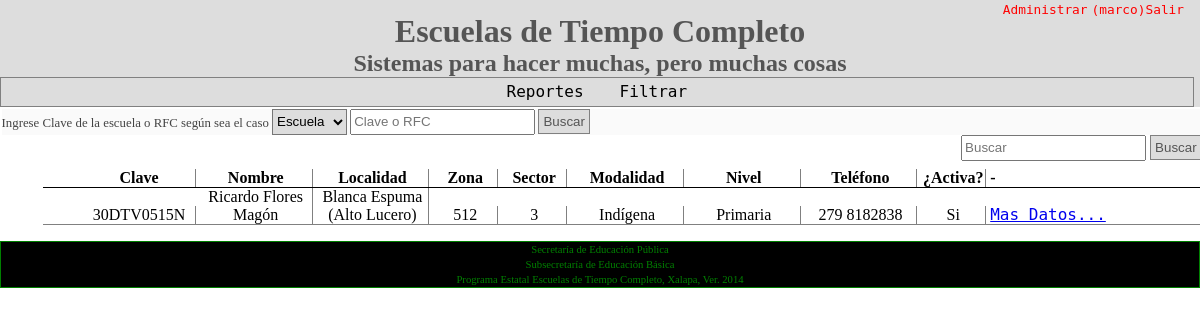
Screenshot of /escuelas/30DTV0515N/ (signed in) with the database file from the repository.
### escuelas/models.py (models this page shows, shortened)
class Escuela(models.Model):
    clave = models.CharField(max_length=15, unique=True)
    nombre = models.CharField(max_length=100)
    municipio = models.ForeignKey(Municipio)
    localidad = models.ForeignKey(Localidad)
    zona = models.PositiveIntegerField()
    sector = models.PositiveIntegerField()
    modalidad = models.ForeignKey(Modalidad)
    nivel = models.ForeignKey(Nivel)
    email = models.EmailField(max_length=255)
    telefono = models.CharField(max_length=25)
    calle = models.CharField(max_length=255)
    numero = models.CharField(max_length=30)
    colonia = models.CharField(max_length=255)
    cod_postal = models.PositiveIntegerField()
    afiliada = models.BooleanField(default=False)
    objects = EscuelaQuerySet.as_manager()
    def esta_afiliada(self):
        if self.afiliada:
            return "Si"
        else:
            return "No"

### lugares/models.py (models this page shows, shortened)
class Localidad(models.Model):
    localidad = models.CharField(max_length=255)
    municipio = models.ForeignKey(Municipio)
    def __unicode__(self):
        return "%s (%s)" % (self.localidad, self.municipio.municipio)

class Municipio(models.Model):
    municipio = models.CharField(max_length=255)

### caracteristicas/models.py (models this page shows)
class Modalidad(models.Model):
    modalidad = models.CharField(max_length=50)
    def __unicode__(self):
        return self.modalidad

class Nivel(models.Model):
    nivel = models.CharField(max_length=50)
    def __unicode__(self):
        return self.nivel

### escuelas/views.py (the view)
# urls.py: url(r'^escuelas/(?P<clave>[\w]+)/$', EscuelasView.as_view(), name="escuelas"),
class EscuelasView(generic.ListView):
    model = Escuela
    template_name = "escuelas/escuela_list.html"
    def get_queryset(self):
        if self.kwargs.get("clave"):
            queryset = self.model.objects.filter(clave=self.kwargs['clave'])
        else:
            queryset = super(EscuelasView, self).get_queryset()
        return queryset

### escuelas/templates/escuelas/escuela_list.html
{% extends "base.html" %}
{% block content %}
<ul class="lista-escuela">
<li class="fila">
    <ul class="encabezado">
        <li class="item-esc">Clave</li>
        <li class="item-esc">Nombre</li>
        <li class="item-esc">Localidad</li>
        <li class="peque">Zona</li>
        <li class="peque">Sector</li>
        <li class="item-esc">Modalidad</li>
        <li class="item-esc">Nivel</li>
        <li class="item-esc">Teléfono</li>
        <li class="peque">¿Activa?</li>
        <li>-</li>
    </ul>
</li>
{% for escuela in object_list %}
<li class="fila">
    <ul class="resultado">
        <li class="item-esc">
            {{escuela.clave}}
        </li>
        <li class="item-esc">
            {{escuela.nombre}}
        </li>
        <li class="item-esc">
            {{escuela.localidad}}
        </li>
        <li class="peque">
            {{escuela.zona}}
        </li>
        <li class="peque">
            {{escuela.sector}}
        </li>
        <li class="item-esc">
            {{escuela.modalidad}}
        </li>
        <li class="item-esc">
            {{escuela.nivel}}
        </li>
        <li class="item-esc">{{escuela.telefono}}</li>
        <li class="peque">{{escuela.esta_afiliada}}
        </li>
        <li>
            <a href="{% url 'detalle-escuela' escuela.clave escuela.id %}">Mas Datos...</a>
        </li>
    </ul>
</li>
{% empty %}
No existe esta escuela o no se ha dado de alta
{% endfor %}
</ul>
{% endblock content %}

### templates/base.html (shortened to what this page needs)
<!DOCTYPE html>
<html lang="en">
<head>
    {% load static from staticfiles %}
    <link rel="stylesheet" href="{% static 'css/estilos.css' %}">
</head>
<body>
<header>
    <h1>
        Escuelas de Tiempo Completo
    </h1>
    <h2>
        Sistemas para hacer muchas, pero muchas cosas
    </h2>
    <nav>
        {% if user.is_authenticated %}
        <ul class="menu-2">
            <li><a href="/admin/">Administrar</a></li>
            <li><a href="{% url 'salir' %}">({{user}})Salir</a></li>
        </ul>
            <ul class="menu">
                <li class="item"><a href="">Reportes</a></li>
                <li class="item"><a href="">Filtrar</a></li>
            </ul>
        {% endif%}
    </nav>
</header>
<div class="content">
{% if user.is_authenticated %}
<div class="forms">
<form action="{% url 'consulta' %}" class="form-consulta">
    Ingrese Clave de la escuela o RFC según sea el caso
    <select name="tipo-busqueda" class="select-consulta">
        <option value="escuela">Escuela</option>
    </select>
    <input type="text" name="consulta" class="campos-busqueda" placeholder="Clave o RFC">
    <input type="submit" value="Buscar" class="btn-busca">
</form>
<form action="{% url 'consulta' %}" class="form-busqueda">
    <input type="text" name="busqueda" placeholder="Buscar" class="campos-busqueda">
    <input type="submit" value="Buscar" class="btn-busca">
</form>
</div>
<section class="cuerpo">
{% endif %}
{% block content %}
{% endblock content %}
</div>
<footer>
    <small>
        Secretaría de Educación Pública<br>
        Subsecretaría de Educación Básica<br>
        Programa Estatal Escuelas de Tiempo Completo, Xalapa, Ver. 2014
    </small>
</footer>
</body>
</html>

### static/css/estilos.css (style rules this page uses)
body { background: white; font-size: 16px; font-family: 'consolas'; margin: 0px; }
header { background: #ddd; margin: 0px; text-align: center; }
footer { background: black; border: 1px solid green; color: green; font-size: 0.8em; text-align: center; }
h1 { padding-top: 0.4em; }
h1, h2 { color:#555; font-family: "Caviar Dreams"; margin: 0px; }
a { font-family: 'monospace' }
.cuerpo { padding-top: 1em; padding-left: 0.2em; }
.content { margin: 0px auto; max-width: 80em; width: 100%; }
.menu { border:1px solid gray; list-style: none; margin: 0px; padding: 0.3em; text-align: center; width: 98.5%; }
.item { display: inline-block; }
.item a { color: black; padding: 0.4em 1em 0.4em 1em; text-decoration: none; }
.menu-2 { margin: 0px; position: absolute; right: 1em; top: 0em; }
.menu-2 li { text-align: center; display: inline-block; }
.menu-2 li a { color: red; text-decoration: none; font-size: 0.8em; }
.lista-escuela li { display: inline-block; }
.peque { border-right: 1px solid gray; width: 4em; }
.encabezado { border-bottom: 1px solid black; font-weight: bold; }
.encabezado li { text-align: center; }
.resultado { border-bottom: 1px solid gray; }
.resultado li { text-align: center; }
.fila { width: 100%; }
.item-esc { border-right: 1px solid gray; width: 10%; }
.forms { background: #FAFAFA; color:#444; font-family: 'ubuntu'; margin: 0.1em; width: 100%; }
.form-consulta { font-size: 0.8em; }
.form-busqueda { float: right; }
.campos-busqueda { height: 1.5em; margin: 0px; }
.btn-busca { background: #DDD; border: 1px solid gray; color: #555; margin: 0px; padding: 0.3em; }
.select-consulta { background: #DDD; height: 1.9em; margin: 0px; }

### rows the page displays
Escuela: clave "30DTV0515N", nombre "Ricardo Flores Magón", localidad "Blanca Espuma (Alto Lucero)", zona "512", sector "3", modalidad "Indígena", nivel "Primaria", telefono "279 8182838", esta_afiliada "Si"

### other values shown
{{ user }} "marco"
